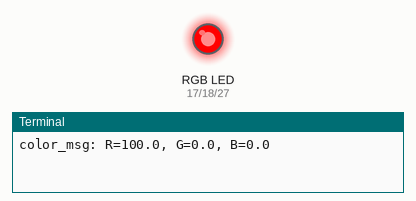
A program run on a simulated Raspberry Pi (BCM pin numbers). On the bench: an RGB LED mixed from three pins (HIGH = lit), the last lines printed to the terminal.

Above: at 0.05 s.
At 1.0 s:
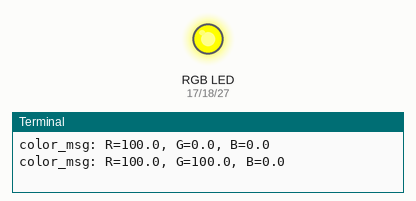
At 1.5 s:
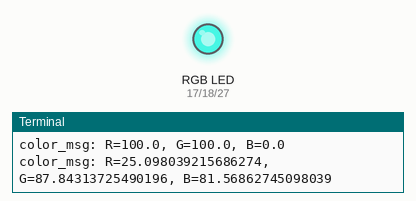
At 2.0 s:
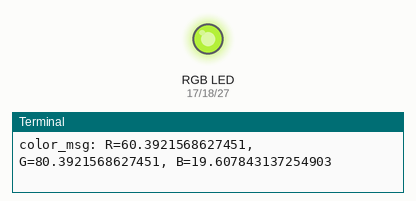
Timing chart, 0 to 4.6 s (numbered marks = the images above):
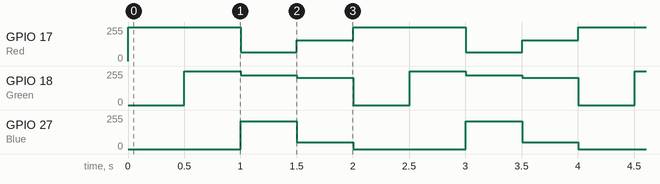

Measured:
- by itself, GPIO 17 (Red): repeats every 2.0 s: 64/255 0.50 s, 154/255 0.50 s, 255/255 1.0 s
- by itself, GPIO 18 (Green): repeats every 2.0 s: 224/255 0.50 s, 205/255 0.50 s, 0/255 0.50 s, 255/255 0.50 s
- by itself, GPIO 27 (Blue): repeats every 2.0 s: 50/255 0.50 s, 0/255 1.0 s, 208/255 0.50 s

The program:

1_1_2.py
```python
import RPi.GPIO as GPIO
import time

# Set up a color table in Hexadecimal
COLOR = [0xFF0000, 0xFFFF00, 0x40E0D0, 0x9ACD32]
# Set pins' channels with dictionary
pins = {"Red": 17, "Green": 18, "Blue": 27}


def setup():
    global p_R, p_G, p_B
    # Set the GPIO models to BCM Numbering
    GPIO.setmode(GPIO.BCM)
    # Set all ledPin's mode to output and initial level to High(3.3v)
    for i in pins:
        GPIO.setup(pins[i], GPIO.OUT, initial=GPIO.HIGH)

    # Set all led as pwm channel and frequece to 2KHz
    p_R = GPIO.PWM(pins["Red"], 2000)
    p_G = GPIO.PWM(pins["Green"], 2000)
    p_B = GPIO.PWM(pins["Blue"], 2000)

    # Set all begin with value 0
    p_R.start(0)
    p_G.start(0)
    p_B.start(0)

# Define a MAP function for mapping values. like from 0~255 to 0~100
def MAP(x, in_min, in_max, out_min, out_max):
    return (x - in_min) * (out_max - out_min) / (in_max - in_min) + out_min

# Define a functijon to set up colors
# input color should be Hexadecimal with
# red value, blue value, green value.
def setColor(color):
    # configures the three LEDS' luminance with the inputted color value.
    # Devide colors from "color" variable
    R_val = (color & 0xFF0000) >> 16
    G_val = (color & 0x00FF00) >> 8
    B_val = (color & 0x0000FF) >> 0
    # these three lines are used for analyzing the col cariables
    # assign the first two values of the hexadecimal to R, the middle two assigned to G
    # assign the last two values to B,
    # please refer to the shift operation of the hexadecimal for details.

    # Map color value from 0~255 to 0~100
    R_val = MAP(R_val, 0, 255, 0, 100)
    G_val = MAP(G_val, 0, 255, 0, 100)
    B_val = MAP(B_val, 0, 255, 0, 100)

    # Change the colors
    p_R.ChangeDutyCycle(R_val)
    p_G.ChangeDutyCycle(G_val)
    p_B.ChangeDutyCycle(B_val)

    print(f"color_msg: R={R_val}, G={G_val}, B={B_val}")

def main():
    while True:
        for color in COLOR:
            setColor(color)
            time.sleep(0.5)

def destroy():
    # Stop all pwm channel
    p_R.stop()
    p_G.stop()
    p_B.stop()
    # Release resource
    GPIO.cleanup()


if __name__ == "__main__":
    setup()
    try:
        main()
    except KeyboardInterrupt:
        destroy()
```
